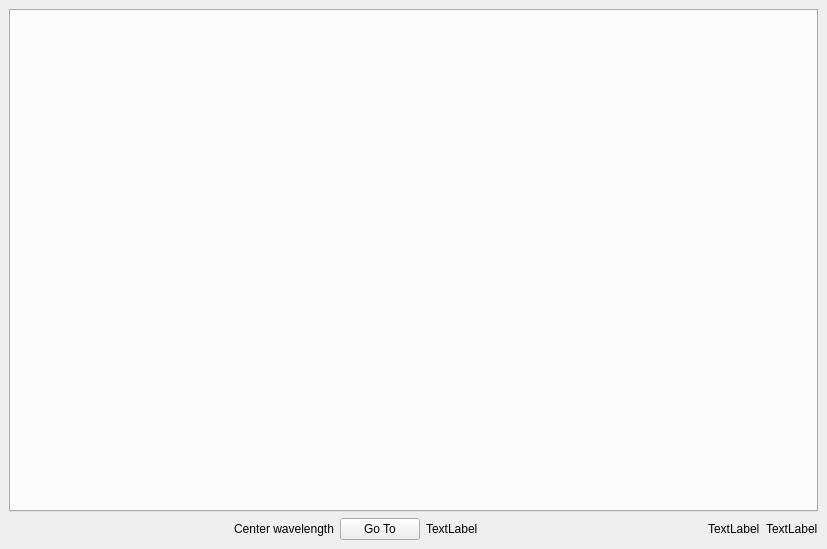
<?xml version="1.0" encoding="UTF-8"?>
<ui version="4.0">
 <class>MainWindow</class>
 <widget class="QMainWindow" name="MainWindow">
  <property name="geometry">
   <rect>
    <x>0</x>
    <y>0</y>
    <width>827</width>
    <height>549</height>
   </rect>
  </property>
  <property name="sizePolicy">
   <sizepolicy hsizetype="Preferred" vsizetype="Preferred">
    <horstretch>0</horstretch>
    <verstretch>0</verstretch>
   </sizepolicy>
  </property>
  <property name="windowTitle">
   <string>MainWindow</string>
  </property>
  <property name="styleSheet">
   <string notr="true">font: 16pt &quot;Arial&quot;;</string>
  </property>
  <widget class="QWidget" name="content">
   <property name="sizePolicy">
    <sizepolicy hsizetype="Expanding" vsizetype="Expanding">
     <horstretch>0</horstretch>
     <verstretch>0</verstretch>
    </sizepolicy>
   </property>
   <layout class="QGridLayout" name="gridLayout">
    <item row="1" column="0">
     <layout class="QHBoxLayout" name="footer_layout">
      <item>
       <spacer name="horizontalSpacer">
        <property name="orientation">
         <enum>Qt::Horizontal</enum>
        </property>
        <property name="sizeHint" stdset="0">
         <size>
          <width>40</width>
          <height>20</height>
         </size>
        </property>
       </spacer>
      </item>
      <item>
       <widget class="QLabel" name="center_wavelength_label">
        <property name="text">
         <string>Center wavelength</string>
        </property>
       </widget>
      </item>
      <item>
       <layout class="QHBoxLayout" name="center_wavelength"/>
      </item>
      <item>
       <widget class="QPushButton" name="go_to_wavelength">
        <property name="text">
         <string>Go To</string>
        </property>
       </widget>
      </item>
      <item>
       <widget class="QLabel" name="center_wavelength_current">
        <property name="text">
         <string>TextLabel</string>
        </property>
       </widget>
      </item>
      <item>
       <spacer name="horizontalSpacer_2">
        <property name="orientation">
         <enum>Qt::Horizontal</enum>
        </property>
        <property name="sizeHint" stdset="0">
         <size>
          <width>40</width>
          <height>20</height>
         </size>
        </property>
       </spacer>
      </item>
      <item>
       <widget class="QLabel" name="cooler_on_label">
        <property name="text">
         <string>TextLabel</string>
        </property>
       </widget>
      </item>
      <item>
       <widget class="QLabel" name="camera_temperature">
        <property name="text">
         <string>TextLabel</string>
        </property>
       </widget>
      </item>
     </layout>
    </item>
    <item row="0" column="0">
     <widget class="QTabWidget" name="tab">
      <property name="enabled">
       <bool>true</bool>
      </property>
      <property name="sizePolicy">
       <sizepolicy hsizetype="Expanding" vsizetype="Expanding">
        <horstretch>0</horstretch>
        <verstretch>0</verstretch>
       </sizepolicy>
      </property>
      <property name="minimumSize">
       <size>
        <width>801</width>
        <height>0</height>
       </size>
      </property>
      <property name="whatsThis">
       <string>&lt;html&gt;&lt;head/&gt;&lt;body&gt;&lt;p&gt;settings&lt;/p&gt;&lt;/body&gt;&lt;/html&gt;</string>
      </property>
      <property name="styleSheet">
       <string notr="true"/>
      </property>
      <property name="currentIndex">
       <number>-1</number>
      </property>
     </widget>
    </item>
   </layout>
  </widget>
 </widget>
 <resources/>
 <connections/>
</ui>
